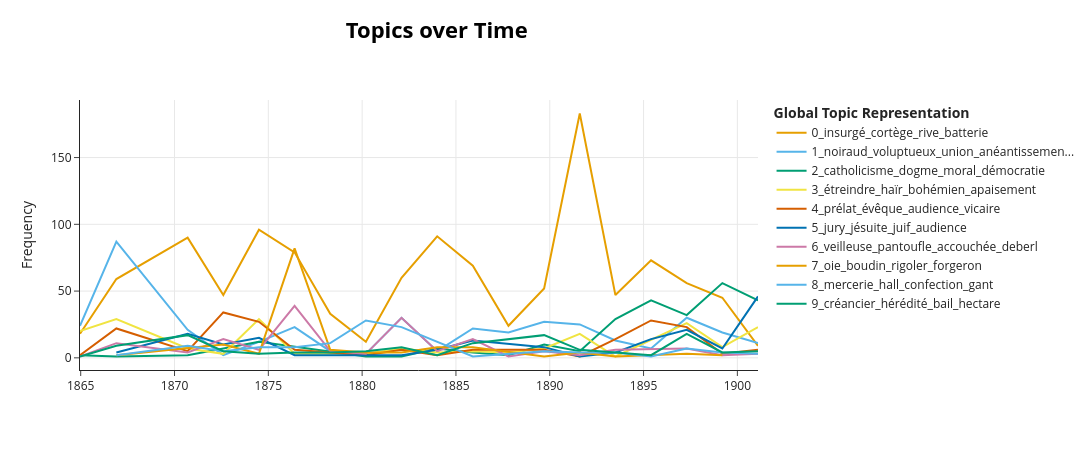

Notebook code cell kept with this figure:
### Code cell
# Récupération de la dimension temporelle
timestamps = df['annee'].tolist()

# Génération des topics dans le temps
topics_over_time = topic_model.topics_over_time(
    df['phrases_lemm'].tolist(), 
    timestamps, 
    nr_bins=20 # Optionnel : à ajuster selon le nombre d'années distinctes de ton corpus
)

# Visualisation interactive de l'évolution des 10 premiers topics
topic_model.visualize_topics_over_time(topics_over_time, top_n_topics=10)

### Figure 1 — Plotly figure (JSON) as saved in the notebook; plotly's stock layout.template omitted (floating-point values rounded to 4 significant figures)
{"data": [{"hoverinfo": "text", "hovertext": ["<b>Topic 0</b><br>Words: île, paysage, transparent, chanson, rive", "<b>Topic 0</b><br>Words: insurgé, manifestation, baïonnette, insurrection, balle", "<b>Topic 0</b><br>Words: insurgé, commandant, serre, habitant, bataillon", "<b>Topic 0</b><br>Words: chou, navet, criée, pigeon, arrivage", "<b>Topic 0</b><br>Words: parterre, tribune, œillet, rosier, verger", "<b>Topic 0</b><br>Words: poupée, rive, averse, deberl, humidité", "<b>Topic 0</b><br>Words: loge, duchesse, tribune, piste, pelouse", "<b>Topic 0</b><br>Words: chœur, soierie, orgue, fêlé, entresol", "<b>Topic 0</b><br>Words: hall, gant, mercerie, métallique, confection", "<b>Topic 0</b><br>Words: berline, porion, coron, houille, kilomètre", "<b>Topic 0</b><br>Words: carriole, labour, clocher, gerbe, chaume", "<b>Topic 0</b><br>Words: broderie, orgue, abside, ornement, orme", "<b>Topic 0</b><br>Words: conducteur, express, tunnel, voyageur, compartiment", "<b>Topic 0</b><br>Words: division, batterie, septième, lieutenant, obu", "<b>Topic 0</b><br>Words: bannière, procession, chariot, brancardier, compartiment", "<b>Topic 0</b><br>Words: trône, romain, temple, basilique, prélat", "<b>Topic 0</b><br>Words: hectare, stérile, pilier, bicyclette, germe", "<b>Topic 0</b><br>Words: fusion, coulée, rail, minerai, puddleur", "<b>Topic 0</b><br>Words: municipal, réactionnaire, civil, cortège, juif"], "marker": {"color": "#E69F00"}, "mode": "lines", "name": "0_insurgé_cortège_rive_batterie", "type": "scatter", "x": [1865.0, 1867.0, 1871.0, 1873.0, 1874.0, 1876.0, 1878.0, 1880.0, 1882.0, 1884.0, 1886.0, 1888.0, 1890.0, 1892.0, 1894.0, 1895.0, 1897.0, 1899.0, 1901.0], "y": [18, 59, 90, 47, 96, 79, 33, 12, 60, 91, 69, 24, 52, 183, 47, 73, 56, 45, 9]}, {"hoverinfo": "text", "hovertext": ["<b>Topic 1</b><br>Words: île, expansion, aveuglant, expirer, laborieux", "<b>Topic 1</b><br>Words: noiraud, embrassement, voluptueux, déchirant, fantôme", "<b>Topic 1</b><br>Words: calèche, inceste, charron, donnée, âcre", "<b>Topic 1</b><br>Words: pêche, cerise, trapu, pampre, couturer", "<b>Topic 1</b><br>Words: cueillir, prairie, parterre, arbuste, gazon", "<b>Topic 1</b><br>Words: tousser, deberl, pissenlit, mollesse, averse", "<b>Topic 1</b><br>Words: catin, payant, odieux, coeur, landau", "<b>Topic 1</b><br>Words: nécessiteux, retaper, bénéficier, basse, désunion", "<b>Topic 1</b><br>Words: boutade, gant, contradiction, imaginaire, contraindre", "<b>Topic 1</b><br>Words: échelon, racine, décharné, fauvette, fermentation", "<b>Topic 1</b><br>Words: flèche, pâtir, divan, rive, fringale", "<b>Topic 1</b><br>Words: orgue, livret, collier, lessive, chasuble", "<b>Topic 1</b><br>Words: tunnel, dépôt, flore, pression, express", "<b>Topic 1</b><br>Words: aire, dodo, apen, revivre, resserrer", "<b>Topic 1</b><br>Words: chimiste, dépêcher, bibliothèque, prêtrise, agenouillée", "<b>Topic 1</b><br>Words: figue, figuier, ambassade, éblouissant, cadette", "<b>Topic 1</b><br>Words: supprimer, union, chirurgien, cachot, traité", "<b>Topic 1</b><br>Words: laboratoire, fonder, ancêtre, pelouse, charpente", "<b>Topic 1</b><br>Words: servage, sensualité, imprégner, révision, aïeul"], "marker": {"color": "#56B4E9"}, "mode": "lines", "name": "1_noiraud_voluptueux_union_anéantissemen...", "type": "scatter", "x": [1865.0, 1867.0, 1871.0, 1873.0, 1874.0, 1876.0, 1878.0, 1880.0, 1882.0, 1884.0, 1886.0, 1888.0, 1890.0, 1892.0, 1894.0, 1895.0, 1897.0, 1899.0, 1901.0], "y": [24, 87, 21, 2, 12, 23, 5, 3, 30, 5, 22, 19, 27, 25, 13, 7, 30, 19, 11]}, {"hoverinfo": "text", "hovertext": ["<b>Topic 2</b><br>Words: poète, opposition, salutaire, acquéreur, tension", "<b>Topic 2</b><br>Words: dénicher, fureter, saccager, chimiste, manuscrit", "<b>Topic 2</b><br>Words: aspiration, dépareiller, artificiel, expier, fainéantise", "<b>Topic 2</b><br>Words: parlement, suffrage, prêtrise, tribune, surplis", "<b>Topic 2</b><br>Words: rager, vilenie, promiscuité, stupidité, exterminer", "<b>Topic 2</b><br>Words: maturité, déraisonnable, contradiction, négation, riant", "<b>Topic 2</b><br>Words: coron, grève, primitif, extermination, malentendu", "<b>Topic 2</b><br>Words: arpent, surnommer, damier, inconvénient, pommier", "<b>Topic 2</b><br>Words: cornet, ouate, flocon, originel, gourmandise", "<b>Topic 2</b><br>Words: production, dentiste, collectivisme, préjugé, solliciteur", "<b>Topic 2</b><br>Words: labeur, rase, démolir, expérimental, affaibli", "<b>Topic 2</b><br>Words: surnaturel, moral, égalité, tumeur, certificat", "<b>Topic 2</b><br>Words: catholicisme, socialisme, dogme, christianisme, démocratie", "<b>Topic 2</b><br>Words: catholicisme, évangile, civilisation, christianisme, démocratie", "<b>Topic 2</b><br>Words: solidarité, catholicisme, collectiviste, citoyen, abondance", "<b>Topic 2</b><br>Words: primaire, laïque, jésuite, dogme, catholicisme"], "marker": {"color": "#009E73"}, "mode": "lines", "name": "2_catholicisme_dogme_moral_démocratie", "type": "scatter", "x": [1865.0, 1867.0, 1871.0, 1874.0, 1880.0, 1882.0, 1884.0, 1886.0, 1888.0, 1890.0, 1892.0, 1894.0, 1895.0, 1897.0, 1899.0, 1901.0], "y": [2, 1, 2, 12, 1, 1, 7, 4, 2, 10, 5, 29, 43, 32, 56, 43]}, {"hoverinfo": "text", "hovertext": ["<b>Topic 3</b><br>Words: apaisement, haïr, musc, impur, bouge", "<b>Topic 3</b><br>Words: bohémien, noiraud, haïr, chirurgien, paysage", "<b>Topic 3</b><br>Words: dadais, attrait, supplia, navrant, fougue", "<b>Topic 3</b><br>Words: resserre, supposer, suffoqua, grasse, colonnette", "<b>Topic 3</b><br>Words: parterre, balbutiement, futaie, peigne, buisson", "<b>Topic 3</b><br>Words: fatiguée, pleure, tyrannie, craintif, gouttière", "<b>Topic 3</b><br>Words: diamant, loge, répond, lavande, aigri", "<b>Topic 3</b><br>Words: paroissien, beurre, manchette, défigurer, fiancée", "<b>Topic 3</b><br>Words: épurer, musicien, désunion, renverse, négation", "<b>Topic 3</b><br>Words: reléguer, souffre, ornière, puant, tuerie", "<b>Topic 3</b><br>Words: abstinence, achèvement, sanglota, bouillonner, pique", "<b>Topic 3</b><br>Words: broderie, simplicité, prie, enchanta, poigner", "<b>Topic 3</b><br>Words: embrasse, infidèle, bonder, commençer, dégrafer", "<b>Topic 3</b><br>Words: vigueur, inestimable, bouillonner, étreindre, immortel", "<b>Topic 3</b><br>Words: prescience, égarement, massue, armer, surhumain", "<b>Topic 3</b><br>Words: irréalisable, négation, ignominie, onde, revivre", "<b>Topic 3</b><br>Words: fermeté, halte, odorant, criminel, gonflée", "<b>Topic 3</b><br>Words: certificat, châtier, châtiment, stupéfiant, missionnaire"], "marker": {"color": "#F0E442"}, "mode": "lines", "name": "3_étreindre_haïr_bohémien_apaisement", "type": "scatter", "x": [1865.0, 1867.0, 1871.0, 1873.0, 1874.0, 1876.0, 1878.0, 1880.0, 1882.0, 1884.0, 1886.0, 1888.0, 1890.0, 1892.0, 1894.0, 1897.0, 1899.0, 1901.0], "y": [20, 29, 7, 3, 29, 3, 3, 3, 7, 4, 5, 4, 7, 18, 1, 26, 8, 23]}, {"hoverinfo": "text", "hovertext": ["<b>Topic 4</b><br>Words: sympathique, plain, présente, oubliai, revue", "<b>Topic 4</b><br>Words: paroissien, armateur, immeuble, portefaix, fugitif", "<b>Topic 4</b><br>Words: divan, véhément, moelleux, reçu, entonner", "<b>Topic 4</b><br>Words: évêque, vicaire, diocèse, clergé, conservateur", "<b>Topic 4</b><br>Words: démission, ganter, fauvette, adjoint, protégé", "<b>Topic 4</b><br>Words: miaulement, saucisson, cassis, commodité, lavande", "<b>Topic 4</b><br>Words: acteur, reformer, tison, défoncé, pâtissier", "<b>Topic 4</b><br>Words: omnibus, dispenser, détendu, roule, inextricable", "<b>Topic 4</b><br>Words: registre, exclusif, prospectus, suffrage, répète", "<b>Topic 4</b><br>Words: grève, régisseur, atterrer, accabla, compliquer", "<b>Topic 4</b><br>Words: fermier, simplicité, municipal, bénitier, carême", "<b>Topic 4</b><br>Words: probité, émission, prime, versement, opposition", "<b>Topic 4</b><br>Words: contribution, offenser, polir, consultation, représentant", "<b>Topic 4</b><br>Words: choix, voyageur, vicaire, révérend, miraculé", "<b>Topic 4</b><br>Words: audience, prélat, eminence, vicomte, musée", "<b>Topic 4</b><br>Words: tribune, prélat, bombe, liste, présage", "<b>Topic 4</b><br>Words: minerai, problème, laboratoire, rémunérateur, labyrinthe", "<b>Topic 4</b><br>Words: patrie, moelle, hypocrisie, juif, hypocrite"], "marker": {"color": "#D55E00"}, "mode": "lines", "name": "4_prélat_évêque_audience_vicaire", "type": "scatter", "x": [1865.0, 1867.0, 1871.0, 1873.0, 1874.0, 1876.0, 1878.0, 1880.0, 1882.0, 1884.0, 1886.0, 1890.0, 1892.0, 1894.0, 1895.0, 1897.0, 1899.0, 1901.0], "y": [2, 22, 5, 34, 27, 6, 4, 2, 6, 2, 6, 6, 1, 14, 28, 23, 3, 6]}, {"hoverinfo": "text", "hovertext": ["<b>Topic 5</b><br>Words: club, audience, avocat, tribune, boutade", "<b>Topic 5</b><br>Words: clergé, municipal, conservateur, commandant, amande", "<b>Topic 5</b><br>Words: candidat, officiel, péqueur, opposition, électeur", "<b>Topic 5</b><br>Words: impérial, ingratitude, conservateur, adversaire, degré", "<b>Topic 5</b><br>Words: courbature, graisser, barbu, provençal, contente", "<b>Topic 5</b><br>Words: appareil, brouillon, faiseur, remâcher, agrandissement", "<b>Topic 5</b><br>Words: grève, gréviste, embaucher, haveur, concession", "<b>Topic 5</b><br>Words: jury, médaille, paysage, municipal, fichtre", "<b>Topic 5</b><br>Words: legs, offre, assesseur, affluer, alléguer", "<b>Topic 5</b><br>Words: mélange, hérédité, variété, facteur, élément", "<b>Topic 5</b><br>Words: aménagement, affluer, diocèse, palissade, civil", "<b>Topic 5</b><br>Words: jésuite, papauté, eminence, évêque, temporel", "<b>Topic 5</b><br>Words: bombe, jury, liste, fabrication, apôtre", "<b>Topic 5</b><br>Words: potier, servitude, foire, poterie, lopin", "<b>Topic 5</b><br>Words: jury, juif, juré, audience, cachet"], "marker": {"color": "#0072B2"}, "mode": "lines", "name": "5_jury_jésuite_juif_audience", "type": "scatter", "x": [1867.0, 1871.0, 1873.0, 1874.0, 1876.0, 1882.0, 1884.0, 1886.0, 1890.0, 1892.0, 1894.0, 1895.0, 1897.0, 1899.0, 1901.0], "y": [4, 18, 10, 15, 2, 2, 6, 13, 8, 1, 4, 14, 21, 7, 46]}, {"hoverinfo": "text", "hovertext": ["<b>Topic 6</b><br>Words: lycée, adoptif, gaucherie, maladroite, paria", "<b>Topic 6</b><br>Words: auberge, veilleuse, sanguin, bizarre, voyageur", "<b>Topic 6</b><br>Words: divan, insurgé, omettre, cigale, moelleux", "<b>Topic 6</b><br>Words: cahier, coton, pantoufle, bougeoir, phtisie", "<b>Topic 6</b><br>Words: boudoir, duvet, coucha, gronda, manchette", "<b>Topic 6</b><br>Words: deberl, veilleuse, bleuâtre, potion, bobo", "<b>Topic 6</b><br>Words: torche, souillon, leste, régisseur, paternité", "<b>Topic 6</b><br>Words: couchette, malpropreté, exploiteur, calorifère, déchoir", "<b>Topic 6</b><br>Words: accouchée, bâiller, traité, lécher, veau", "<b>Topic 6</b><br>Words: chocolat, dégel, brioche, aguets, inavouée", "<b>Topic 6</b><br>Words: album, pantoufle, tolérant, magot, obsession", "<b>Topic 6</b><br>Words: percale, manchette, bourrasque, ortie, magnificence", "<b>Topic 6</b><br>Words: démêler, peuplée, remplaçant, jaser, alanguie", "<b>Topic 6</b><br>Words: sud, contourner, congestion, recrue, probable", "<b>Topic 6</b><br>Words: pèlerine, torpeur, aliter, instituer, ensoleillée", "<b>Topic 6</b><br>Words: prénom, obscurcir, candide, morbide, comparable", "<b>Topic 6</b><br>Words: remue, salarié, cuver, chancre, pastille", "<b>Topic 6</b><br>Words: adjoint, verrou, jésuite, exterminateur, desceller"], "marker": {"color": "#CC79A7"}, "mode": "lines", "name": "6_veilleuse_pantoufle_accouchée_deberl", "type": "scatter", "x": [1865.0, 1867.0, 1871.0, 1873.0, 1874.0, 1876.0, 1878.0, 1880.0, 1882.0, 1884.0, 1886.0, 1888.0, 1890.0, 1892.0, 1894.0, 1897.0, 1899.0, 1901.0], "y": [1, 11, 4, 14, 6, 39, 5, 3, 30, 5, 14, 1, 5, 2, 6, 7, 2, 3]}, {"hoverinfo": "text", "hovertext": ["<b>Topic 7</b><br>Words: bosquet, charmer, noiraud, maraudeur, épancher", "<b>Topic 7</b><br>Words: boudin, saucisson, forçat, fourchette, côtelette", "<b>Topic 7</b><br>Words: tabatière, roule, rir, renverse, contraindre", "<b>Topic 7</b><br>Words: oie, rigoler, forgeron, blaguer, poêlon", "<b>Topic 7</b><br>Words: rôti, ballant, champagne, sultan, dentiste", "<b>Topic 7</b><br>Words: coucha, souffre, dispenser, hier, sauvegarder", "<b>Topic 7</b><br>Words: cuisinier, fourchette, potager, cliquetis, retardataire", "<b>Topic 7</b><br>Words: charbonnier, pâtée, brûlé, cuillerée, éplucher", "<b>Topic 7</b><br>Words: salade, oie, catin, excité, canard", "<b>Topic 7</b><br>Words: veuf, reléguer, animation, expulsion, branler", "<b>Topic 7</b><br>Words: oie, ficelle, cuisinier, homm, rigoler", "<b>Topic 7</b><br>Words: intuition, jaunir, terroriser, dévorant, surprenant", "<b>Topic 7</b><br>Words: expédier, forfait, patriarcal, répugnant, petiot", "<b>Topic 7</b><br>Words: maraudeur, agile, aubaine, peiner, capter"], "marker": {"color": "#E69F00"}, "mode": "lines", "name": "7_oie_boudin_rigoler_forgeron", "type": "scatter", "x": [1867.0, 1873.0, 1874.0, 1876.0, 1878.0, 1880.0, 1882.0, 1884.0, 1886.0, 1890.0, 1892.0, 1894.0, 1897.0, 1899.0], "y": [2, 10, 3, 82, 6, 4, 4, 8, 8, 1, 4, 1, 3, 2]}, {"hoverinfo": "text", "hovertext": ["<b>Topic 8</b><br>Words: gouvernante, absinthe, vigilant, déjouer, rigueur", "<b>Topic 8</b><br>Words: entresol, serre, flaira, mécanisme, gant", "<b>Topic 8</b><br>Words: dadais, remerciant, bachelier, cajolerie, rassurant", "<b>Topic 8</b><br>Words: écrivain, chevalier, style, débordement, lubrique", "<b>Topic 8</b><br>Words: deberl, fabricant, compliment, talent, russe", "<b>Topic 8</b><br>Words: coeur, rotonde, sonnerie, pelouse, loge", "<b>Topic 8</b><br>Words: beurre, cordial, chœur, indécence, dévisager", "<b>Topic 8</b><br>Words: hall, confection, mercerie, calicot, champagne", "<b>Topic 8</b><br>Words: dictateur, recrue, flatterie, prosterner, absenter", "<b>Topic 8</b><br>Words: oscillation, prescience, coulissier, bouclé, clignotant", "<b>Topic 8</b><br>Words: phtisique, phtisie, remise, fabricant, grillé", "<b>Topic 8</b><br>Words: recruter, ragoût, piscine, expédier, tonneau", "<b>Topic 8</b><br>Words: sculpter, nécessiteux, aérer, dégrader, percée", "<b>Topic 8</b><br>Words: casquette, pondre, délabrement, bouclé, mèr", "<b>Topic 8</b><br>Words: casserole, mont, fauvette, irréalisable, bouclé", "<b>Topic 8</b><br>Words: simoniste, anti, administratif, condamnation, primaire"], "marker": {"color": "#56B4E9"}, "mode": "lines", "name": "8_mercerie_hall_confection_gant", "type": "scatter", "x": [1867.0, 1871.0, 1873.0, 1874.0, 1876.0, 1878.0, 1880.0, 1882.0, 1886.0, 1890.0, 1892.0, 1894.0, 1895.0, 1897.0, 1899.0, 1901.0], "y": [2, 9, 5, 8, 8, 11, 28, 23, 1, 5, 4, 4, 1, 7, 4, 3]}, {"hoverinfo": "text", "hovertext": ["<b>Topic 9</b><br>Words: enchanté, industrie, créancier, hérédité, bail", "<b>Topic 9</b><br>Words: créancier, bail, négociant, commercial, port", "<b>Topic 9</b><br>Words: plâtras, immeuble, bail, expropriation, associer", "<b>Topic 9</b><br>Words: côtelette, baleine, raie, menuisier, rouget", "<b>Topic 9</b><br>Words: artificiel, presbytère, concession, panneau, moelleux", "<b>Topic 9</b><br>Words: embellir, bâtisse, commerçant, précipice, irréfutable", "<b>Topic 9</b><br>Words: prairie, croquer, boulanger, chic, prospectus", "<b>Topic 9</b><br>Words: indien, bachelier, pondre, brodée, insuffisant", "<b>Topic 9</b><br>Words: aménager, économe, tuteur, rhumatisme, immeuble", "<b>Topic 9</b><br>Words: denier, dividende, mécontenter, bienfaiteur, paterne", "<b>Topic 9</b><br>Words: lièvre, hectare, labour, fermier, lopin", "<b>Topic 9</b><br>Words: baissier, assemblée, prime, baisse, crédit", "<b>Topic 9</b><br>Words: hérédité, avarice, principe, combinaison, série", "<b>Topic 9</b><br>Words: villa, spéculer, prélat, fructifier, lucre", "<b>Topic 9</b><br>Words: moteur, hectare, liste, lande, déchéance", "<b>Topic 9</b><br>Words: outillage, fondateur, expansion, fabrication, exploitation", "<b>Topic 9</b><br>Words: prospectus, électeur, condamnation, primaire, temple"], "marker": {"color": "#009E73"}, "mode": "lines", "name": "9_créancier_hérédité_bail_hectare", "type": "scatter", "x": [1865.0, 1867.0, 1871.0, 1873.0, 1874.0, 1876.0, 1878.0, 1880.0, 1882.0, 1884.0, 1886.0, 1890.0, 1892.0, 1895.0, 1897.0, 1899.0, 1901.0], "y": [1, 9, 17, 5, 3, 4, 4, 5, 8, 2, 11, 17, 6, 2, 18, 4, 5]}], "layout": {"height": 450, "hoverlabel": {"bgcolor": "white", "font": {"family": "Rockwell", "size": 16}}, "legend": {"title": {"text": "<b>Global Topic Representation"}}, "title": {"font": {"color": "Black", "size": 22}, "text": "<b>Topics over Time</b>", "x": 0.4, "xanchor": "center", "y": 0.95, "yanchor": "top"}, "width": 1250, "xaxis": {"showgrid": true}, "yaxis": {"showgrid": true, "title": {"text": "Frequency"}}}}
